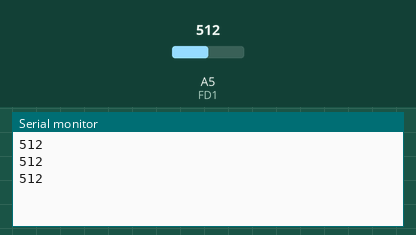
Recording of a sketch running on a simulated Arduino Uno, built with avr-gcc and run on an emulated ATmega328P. Shown: the last lines printed to the serial monitor. Inputs (shaded band) come from the test bench; at power-on: A5 (FD1) = 512.

Above: at 1.3 s.
1.4 s: A5 (FD1) set to 716
At 1.9 s:
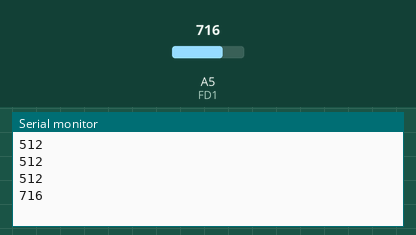
2.9 s: A5 (FD1) set to 900
At 3.4 s:
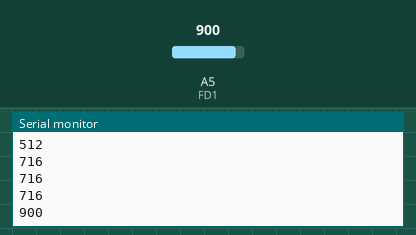
Timing chart, 0 to 5.9 s (numbered marks = the images above; inputs shaded):
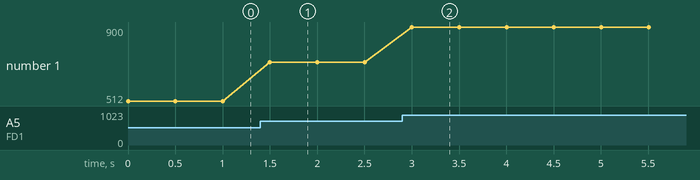

Measured:
- after the input at 1.4 s, the serial monitor: prints a new line after 0.10 s (image 1)
- after the input at 2.9 s, the serial monitor: prints a new line after 0.10 s (image 2)
- plotted number 1: 512 → 716 after the input at 1.4 s, 716 → 900 after the input at 2.9 s

The sketch:

TCRT_teste.ino
```cpp
#define FD1 A5


void setup()
{
    Serial.begin(9600);
}

void loop()
{
    Serial.println(analogRead(FD1));
    delay(500);
}
```
